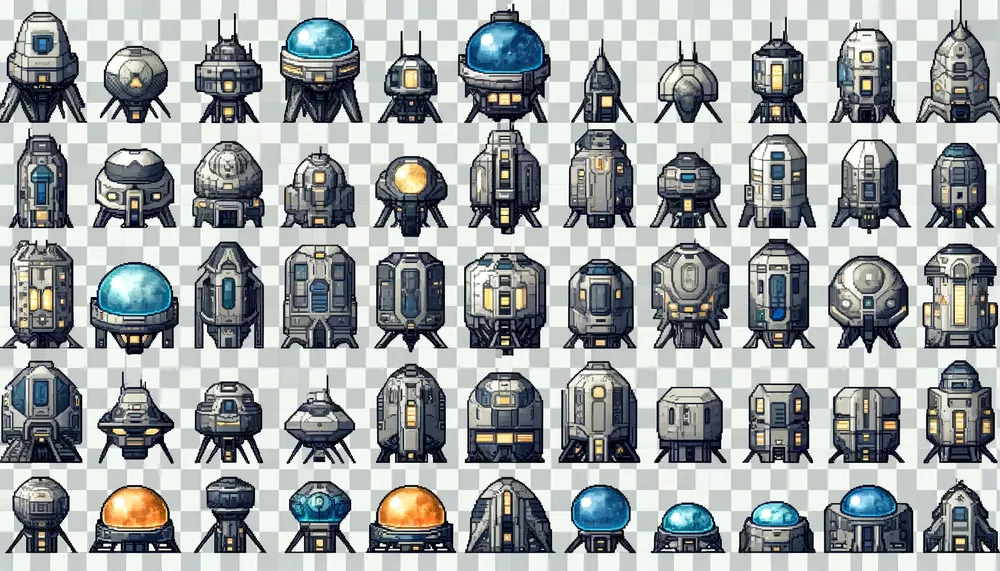
#> input picture pixel-lab/inputs/DALL·E 2024-06-03 14.53.52 - A spritesheet featuring multiple pixel art futuristic lunar buildings designed for humans, viewed from the front. Each building has a unique design wi.webp, 1000 x 571 px, shrunk from 1792 x 1024 before the run
$ python bgdetect.py '../../inputs/DALL·E 2024-06-03 14.53.52 - A spritesheet featuring multiple pixel art futuristic lunar buildings designed for humans, viewed from the front. Each building has a unique design wi.webp'
#> lines starting #> are read from the running program, lines starting #| are printed output that depends on the picture; after the words box and inside, x2 and y2 are one past the last pixel; in counts of white or black regions, pixels touching at a corner belong together
"""
bgdetect — détection automatique du fond d'un sprite pixel-art.

Stratégie en 3 étapes, arrêt dès qu'une réponse est trouvée :
  1. Bypass RGBA : si l'image a déjà des pixels alpha=0, ceux-ci sont le fond.
  2. Échantillonnage des 4 coins : si ≥3 sont égaux (L∞ ≤ tolerance),
     cette couleur est la bg_color.
  3. Flood-fill depuis les bords en connectivité-4 : marque tous les pixels
     connectés aux bords qui matchent bg_color.

Le masque retourné est booléen H×W avec True = foreground, False = background.
Expose aussi METHODS et PARAMS pour intégration CLI/API standard.
"""
from __future__ import annotations

from collections import deque

import numpy as np
from PIL import Image, ImageFilter

RGB = tuple[int, int, int]


def _to_rgb_array(img: Image.Image) -> np.ndarray:
    """Retourne un ndarray (H, W, 3) uint8 en RGB."""
    if img.mode == "RGBA":
        return np.asarray(img.convert("RGB"), dtype=np.uint8)
    if img.mode != "RGB":
        img = img.convert("RGB")
    return np.asarray(img, dtype=np.uint8)


def _color_match(a: np.ndarray, b: np.ndarray, tol: int) -> np.ndarray:
    """Retourne un masque booléen H×W où a est égal à b à tol près (L∞)."""
    diff = np.abs(a.astype(np.int16) - b.astype(np.int16))
    return (diff.max(axis=-1) <= tol)


def detect_bg_color(img: Image.Image, tolerance: int = 8) -> RGB | None:
    """Lit les 4 pixels de coin, retourne la couleur de fond si ≥3 coins sont égaux
    (distance L∞ ≤ tolerance), sinon None."""
    arr = _to_rgb_array(img)
    h, w = arr.shape[:2]
    if h < 2 or w < 2:
        return None
    corners = np.stack([
        arr[0, 0],
        arr[0, w - 1],
        arr[h - 1, 0],
        arr[h - 1, w - 1],
    ])  # (4, 3)

    # Pour chaque coin, compte combien d'autres coins sont dans la tolerance
    best_center = None
    best_count = 0
    for i in range(4):
        ref = corners[i]
        matches = np.abs(corners.astype(np.int16) - ref.astype(np.int16)).max(axis=-1) <= tolerance
        count = int(matches.sum())
        if count > best_count:
            best_count = count
            best_center = corners[matches].mean(axis=0).astype(np.uint8)
    if best_count >= 3 and best_center is not None:
        return (int(best_center[0]), int(best_center[1]), int(best_center[2]))
    return None


def _flood_fill_from_edges(arr: np.ndarray, bg_color: RGB, tolerance: int) -> np.ndarray:
    """BFS connectivity-4 depuis chaque pixel de bord matchant bg_color.
    Retourne un masque bool H×W, True = fond atteint par flood-fill."""
    h, w = arr.shape[:2]
    ref = np.array(bg_color, dtype=np.uint8)
    candidate = _color_match(arr, ref, tolerance)  # True = peut être fond
    bg = np.zeros((h, w), dtype=bool)

    dq: deque = deque()
    # Seed : bords (top, bottom, left, right)
    for x in range(w):
        if candidate[0, x] and not bg[0, x]:
            bg[0, x] = True; dq.append((0, x))
        if candidate[h - 1, x] and not bg[h - 1, x]:
            bg[h - 1, x] = True; dq.append((h - 1, x))
    for y in range(1, h - 1):
        if candidate[y, 0] and not bg[y, 0]:
            bg[y, 0] = True; dq.append((y, 0))
        if candidate[y, w - 1] and not bg[y, w - 1]:
            bg[y, w - 1] = True; dq.append((y, w - 1))

    while dq:
        y, x = dq.popleft()
        if y > 0 and candidate[y - 1, x] and not bg[y - 1, x]:
            bg[y - 1, x] = True; dq.append((y - 1, x))
        if y + 1 < h and candidate[y + 1, x] and not bg[y + 1, x]:
            bg[y + 1, x] = True; dq.append((y + 1, x))
        if x > 0 and candidate[y, x - 1] and not bg[y, x - 1]:
            bg[y, x - 1] = True; dq.append((y, x - 1))
        if x + 1 < w and candidate[y, x + 1] and not bg[y, x + 1]:
            bg[y, x + 1] = True; dq.append((y, x + 1))
    return bg


def compute_bg_mask(
    img: Image.Image,
    bg_color: RGB | None = None,
    tolerance: int = 8,
    feather: int = 0,
) -> np.ndarray:
    """Retourne un masque booléen H×W (True = foreground, False = background).

    - Si img est RGBA avec alpha=0 présent → masque = (alpha > 0), bypass.
    - Sinon, détecte bg_color si None, puis flood-fill depuis les bords.
    - Si aucun fond détecté → masque True partout (rien à préserver).
    - feather > 0 : dilatation binaire + flou gaussien pour adoucir les bords.
    """
    # 1. Bypass RGBA
    if img.mode == "RGBA":
        alpha = np.asarray(img.split()[-1], dtype=np.uint8)
        if (alpha == 0).any():
            mask = alpha > 0
            return _apply_feather(mask, feather) if feather > 0 else mask

    arr = _to_rgb_array(img)

    # 2. Détection bg_color si pas fournie
    if bg_color is None:
        bg_color = detect_bg_color(img, tolerance=tolerance)
    if bg_color is None:
        # Aucun fond détecté → tout est foreground
        return np.ones(arr.shape[:2], dtype=bool)

    # 3. Flood-fill depuis les bords
    bg_mask = _flood_fill_from_edges(arr, bg_color, tolerance)
    foreground = ~bg_mask

    # 4. Feather optionnel
    if feather > 0:
        foreground = _apply_feather(foreground, feather)
    return foreground


def _apply_feather(mask: np.ndarray, radius: int) -> np.ndarray:
    """Dilate le masque foreground de `radius` pixels et le reconvertit en booléen.
    Simple mais suffisant pour V1 ; V2 pourra exposer un masque float32 soft."""
    # Conversion en image PIL en niveaux de gris pour réutiliser ImageFilter
    img = Image.fromarray((mask.astype(np.uint8) * 255), mode="L")
    img = img.filter(ImageFilter.MaxFilter(size=max(3, 2 * radius + 1)))
    img = img.filter(ImageFilter.GaussianBlur(radius=max(1, radius // 2)))
    arr = np.asarray(img)
    return arr >= 128


def composite_preserve_bg(src: Image.Image, out: Image.Image) -> Image.Image:
    """Compose : conserve les pixels foreground de `out` et réinjecte les pixels
    de fond de `src`. Si aucun fond n'est détecté, retourne `out` inchangé."""
    mask = compute_bg_mask(src)
    if mask.all():
        # Pas de fond détecté → pas de composition
        return out

    src_arr = np.asarray(src.convert(out.mode), dtype=np.uint8)
    out_arr = np.asarray(out, dtype=np.uint8).copy()

    # mask True = foreground → garder out. False = fond → restaurer src.
    bg_pixels = ~mask
    out_arr[bg_pixels] = src_arr[bg_pixels]
    return Image.fromarray(out_arr, mode=out.mode)


def _auto(img: Image.Image, tolerance: int = 8, feather: int = 0) -> Image.Image:
    """Wrapper "algo" standard : retourne une image PIL de visualisation
    (alpha=0 pour fond, alpha=255 pour foreground ; RGB = bg_color ou noir).
    Utile pour le bouton 🎯 Détecter fond dans le dashboard."""
    mask = compute_bg_mask(img, tolerance=tolerance, feather=feather)
    bg = detect_bg_color(img, tolerance=tolerance) or (0, 0, 0)
    h, w = mask.shape
    out = np.zeros((h, w, 4), dtype=np.uint8)
    out[..., 0] = bg[0]
    out[..., 1] = bg[1]
    out[..., 2] = bg[2]
    out[..., 3] = np.where(mask, 255, 0).astype(np.uint8)
    return Image.fromarray(out, mode="RGBA")


METHODS = {"auto": _auto}
PARAMS = {
    "auto": [
        {"name": "tolerance", "type": "int", "default": 8, "min": 0, "max": 50},
        {"name": "feather",   "type": "int", "default": 0, "min": 0, "max": 5},
    ],
}


if __name__ == "__main__":
    # Test manuel rapide : charger une image, afficher la couleur détectée
    import sys
    from pathlib import Path
    if len(sys.argv) < 2:
        print("Usage : python -m algorithms.bgdetect <image.png>")
        sys.exit(1)
    p = Path(sys.argv[1])
    img = Image.open(p)
#> img is the input picture: PIL image 1000x571 RGB; mean R, G, B 156.9, 162.8, 163.3
    color = detect_bg_color(img)
#> in detect_bg_color, `corners = np.stack([ arr[0, 0], arr[0, w - 1], arr[h - 1, 0], arr[h - ..`: corners = [[245, 248, 245], [200, 207, 205], [205, 212, 212], [197, 202, 198]]
#> the loop in detect_bg_color, `for i in range(4):` made 4 passes
#> (matches, count, best_count, best_center) on passes 1 to 2: ([True, False, False, False], 1, 1, [245, 248, 245]), ([False, True, True, True], 3, 3, [200, 207, 205])
#> (ref, matches, count) on passes 3 to 4: ([205, 212, 212], [False, True, True, False], 2), ([197, 202, 198], [False, True, False, True], 2)
#> after the loop in detect_bg_color, `for i in range(4):`: best_count = 3
#> color = (200, 207, 205)
    mask = compute_bg_mask(img)
#> the loop in detect_bg_color (call 2), `for i in range(4):` made 4 passes
#> in _flood_fill_from_edges, `ref = np.array(bg_color, dtype=np.uint8)`: ref = [200, 207, 205]
#> in _color_match, `diff = np.abs(a.astype(np.int16) - b.astype(np.int16))`:
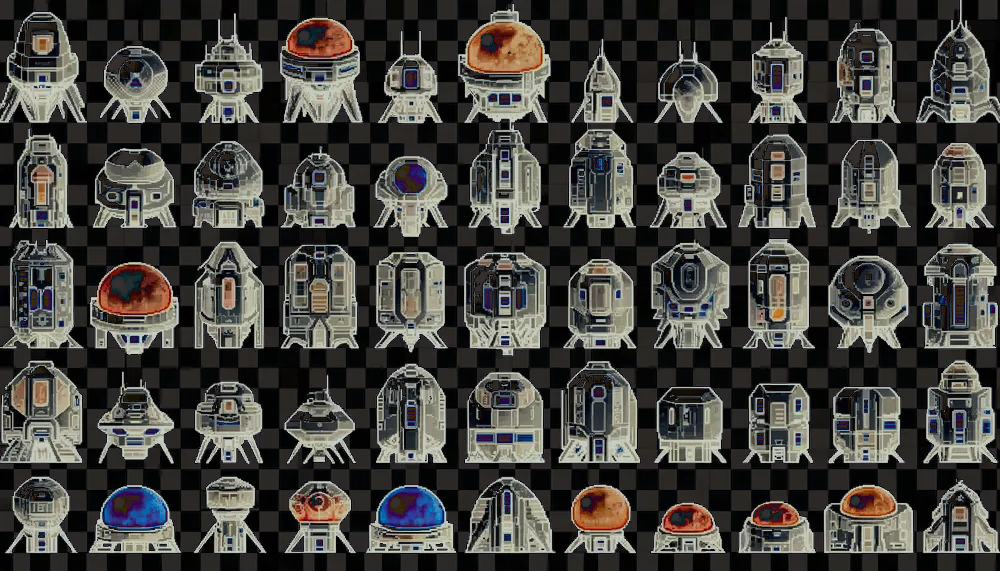
#> diff: shape (571, 1000, 3) int16; mean R, G, B 67.7, 66.6, 62.8
#> in _color_match, `return (diff.max(axis=-1) <= tol)`:
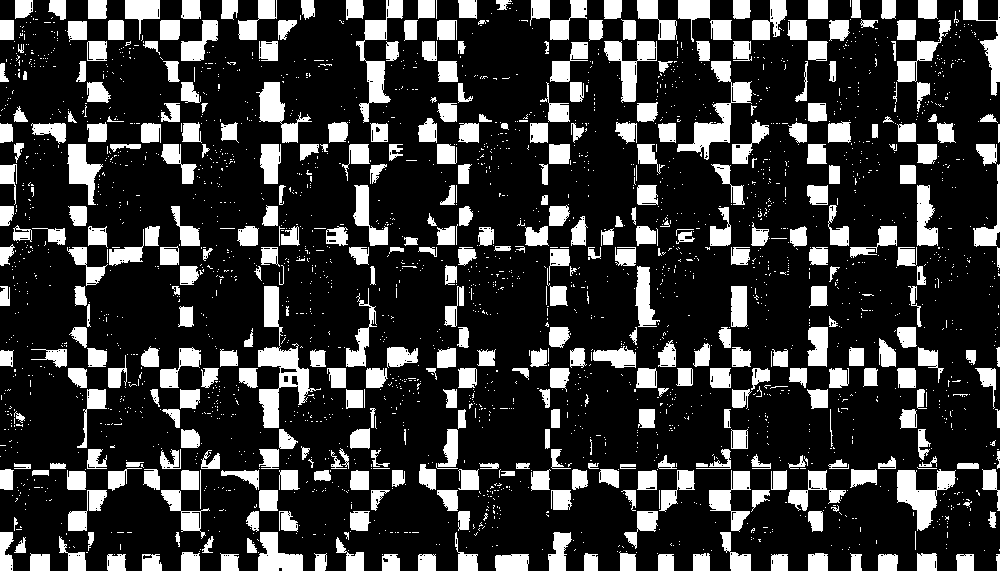
#> returned value: shape (571, 1000) bool; 21.2% white; 2548 white regions (2141 under 20 px), largest, box (x1, y1, x2, y2) and area: (258, 286, 321, 428) 2647, (677, 61, 752, 160) 1964, (356, 0, 403, 123) 1682
#> after the loop in _flood_fill_from_edges, `for x in range(w):`:
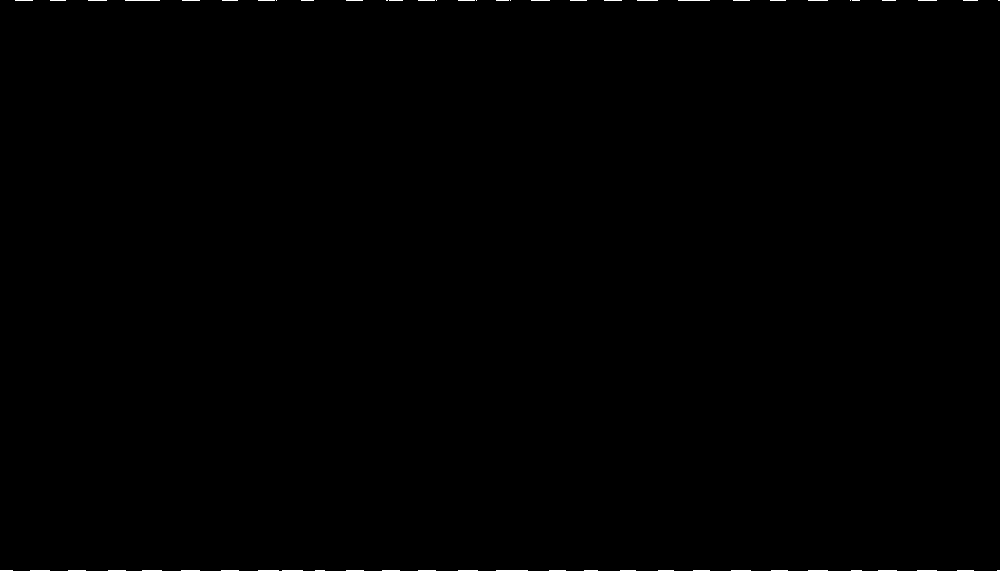
#> bg: shape (571, 1000) bool; 0.17% white in thin lines or dots
#> after the loop in _flood_fill_from_edges, `for y in range(1, h - 1):`:
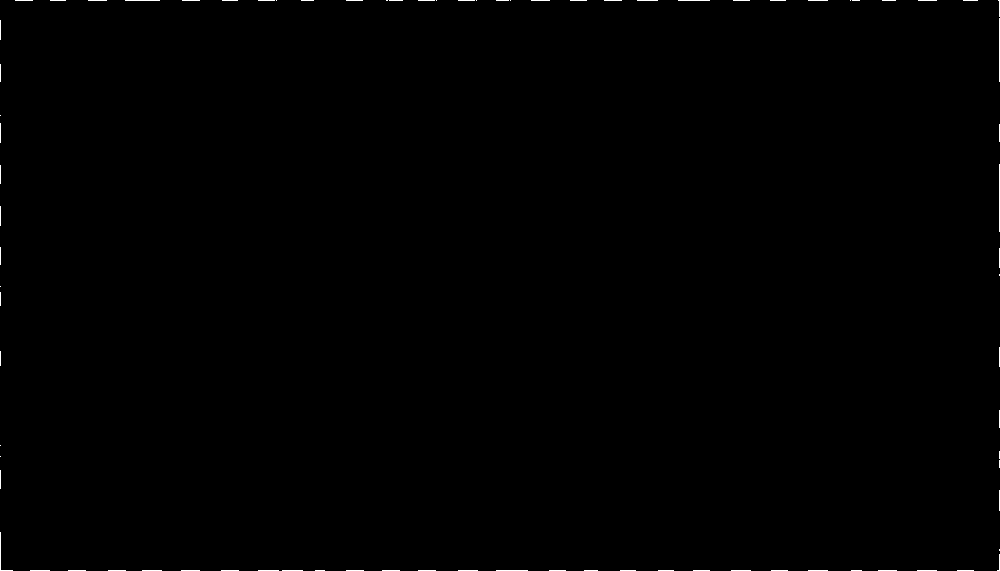
#> bg: shape (571, 1000) bool; 0.25% white in thin lines or dots
#> the loop in _flood_fill_from_edges, `while dq:` made 21592 passes
#> (y, x) on passes 1 to 3: (570, 0), (570, 1), (570, 2)
#> after the loop in _flood_fill_from_edges, `while dq:`:
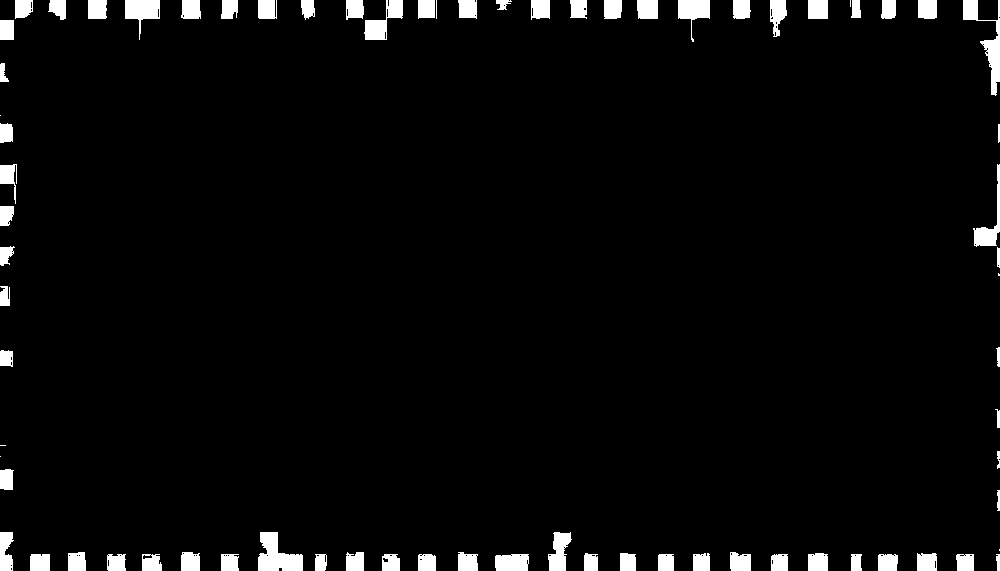
#> bg: shape (571, 1000) bool; 3.8% white; 75 white regions (7 under 20 px), largest, box (x1, y1, x2, y2) and area: (258, 532, 303, 571) 1099, (963, 0, 1000, 96) 1021, (364, 0, 403, 40) 729
    fg_ratio = float(mask.mean())
#> fg_ratio = 0.962
    print(f"Image     : {p.name} ({img.size[0]}×{img.size[1]}, mode={img.mode})")
#| Image     : DALL·E 2024-06-03 14.53.52 - A spritesheet featuring multiple pixel art futuristic lunar buildings designed for humans, viewed from the front. Each building has a unique design wi.webp (1000×571, mode=RGB)
    print(f"bg_color  : {color}")
#| bg_color  : (200, 207, 205)
    print(f"foreground: {fg_ratio:.1%} des pixels")
#| foreground: 96.2% des pixels

$ run again, on pixel-lab/inputs/ChatGPT Image 19 avr. 2026, 12_51_07.png
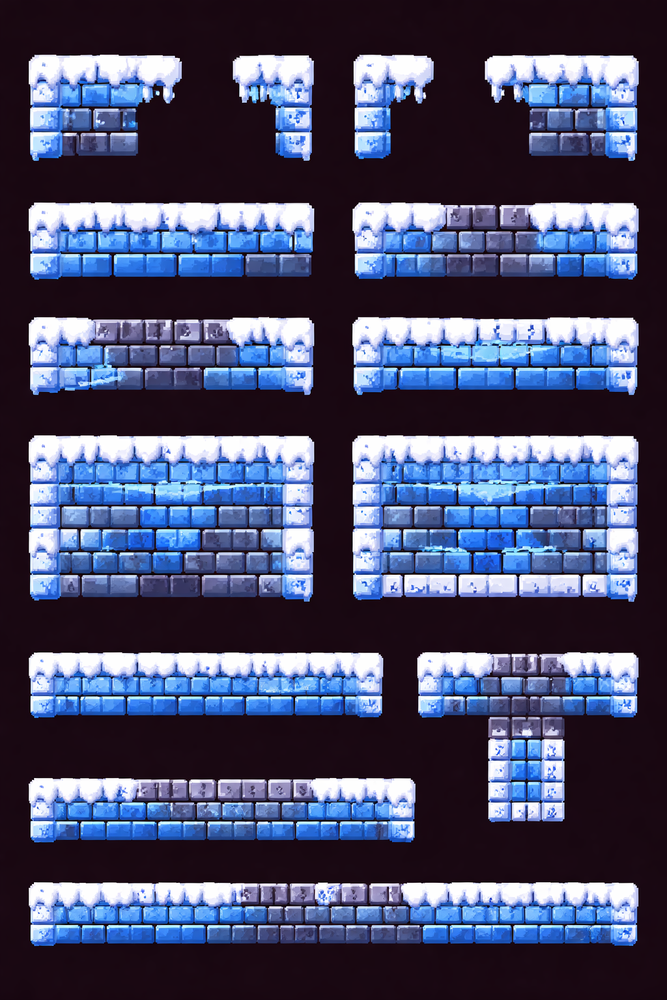
#> input picture pixel-lab/inputs/ChatGPT Image 19 avr. 2026, 12_51_07.png, 667 x 1000 px, shrunk from 1024 x 1536 before the run
#> img is the input picture: PIL image 667x1000 RGB; mean R, G, B 72.8, 76.3, 106.2
#> corners = [[28, 10, 20], [25, 7, 17], [22, 8, 17], [22, 8, 16]]
#> the loop in detect_bg_color, `for i in range(4):` made 4 passes
#> (ref, best_count, best_center) on pass 1: ([28, 10, 20], 4, [24, 8, 17])
#> after the loop in detect_bg_color, `for i in range(4):`: best_count = 4
#> color = (24, 8, 17)
#> the loop in detect_bg_color (call 2), `for i in range(4):` made 4 passes
#> in _flood_fill_from_edges, `ref = np.array(bg_color, dtype=np.uint8)`: ref = [24, 8, 17]
#> after the loop in _flood_fill_from_edges, `for y in range(1, h - 1):`:
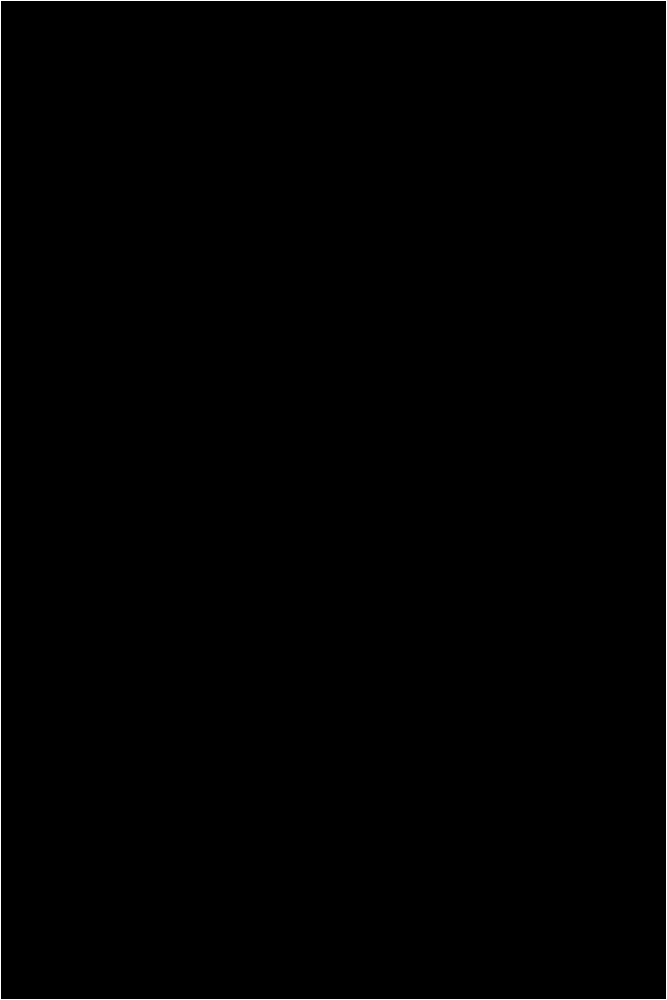
#> bg: shape (1000, 667) bool; 0.5% white in thin lines or dots
#> the loop in _flood_fill_from_edges, `while dq:` made 342505 passes
#> (y, x) on passes 1 to 3: (0, 0), (999, 0), (0, 1)
#> after the loop in _flood_fill_from_edges, `while dq:`:
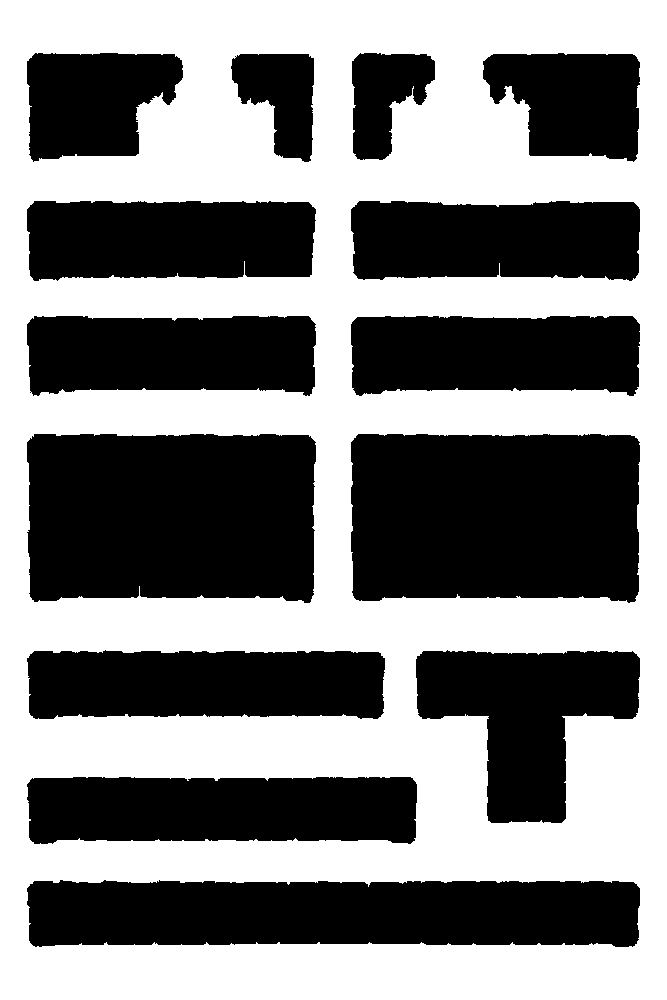
#> bg: shape (1000, 667) bool; 51.4% white; 14 black regions, largest, box (x1, y1, x2, y2) and area: (351, 434, 640, 603) 46827, (27, 434, 316, 603) 46573, (27, 880, 640, 947) 38290
#> fg_ratio = 0.486
#| Image     : ChatGPT Image 19 avr. 2026, 12_51_07.png (667×1000, mode=RGB)
#| bg_color  : (24, 8, 17)
#| foreground: 48.6% des pixels
